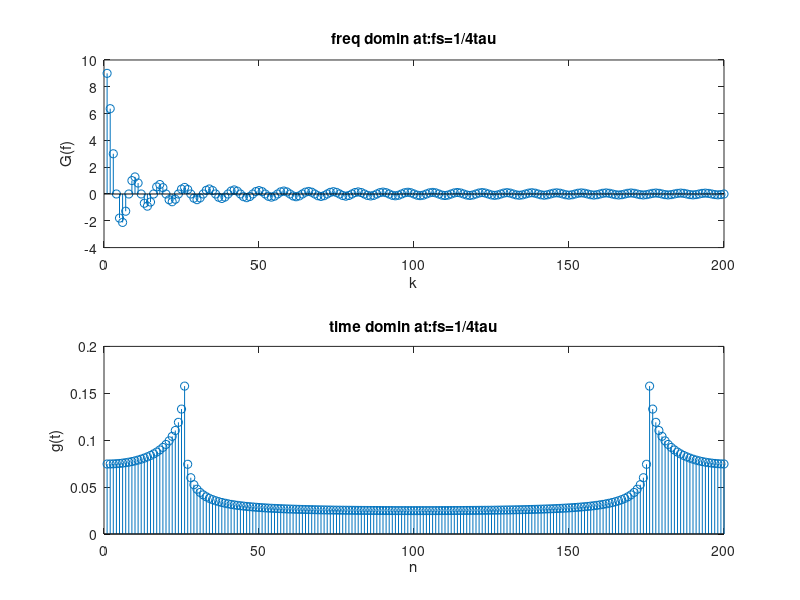
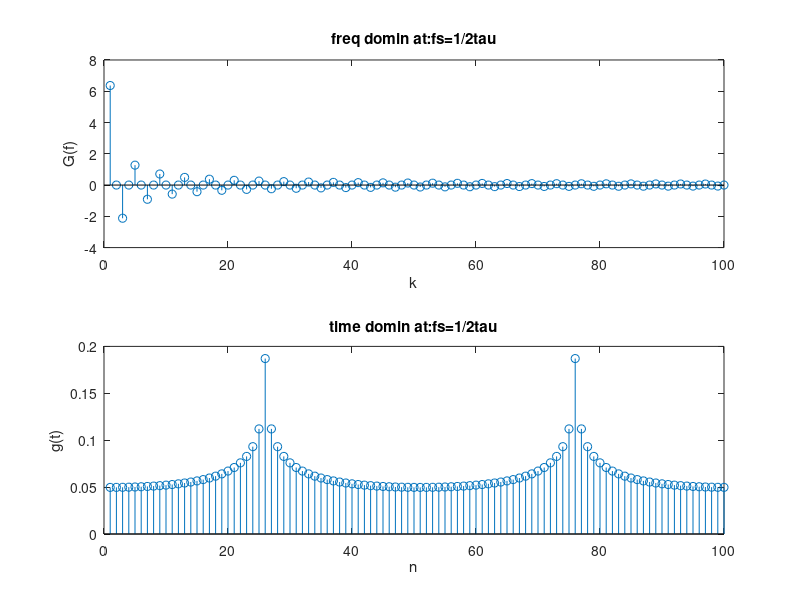
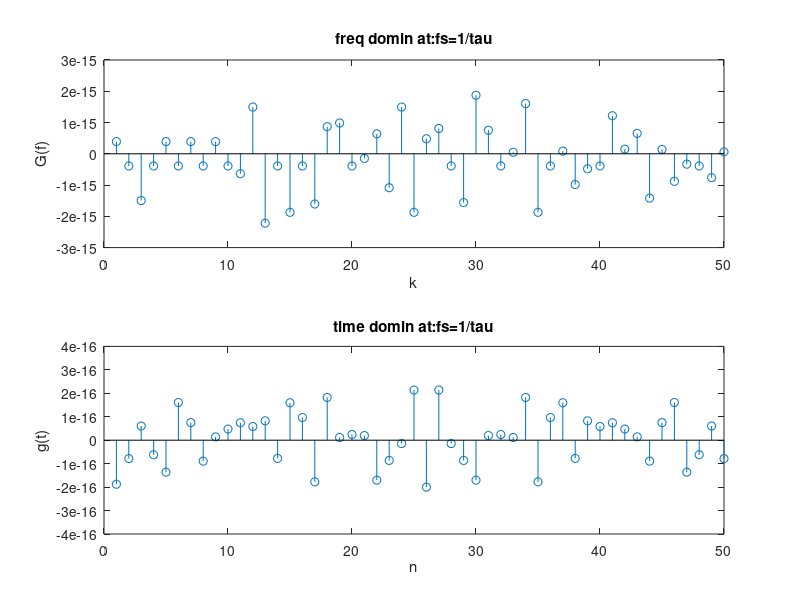

MATLAB code for these plots, in order:
clc
clear all
close all
warning off 
%For fs=1/(4*tau)
tau=10;
fs=1/(4*tau);
f=fs:fs:5;
G=tau*(sin(pi*f*tau)./(pi*f*tau));
figure(1)
subplot(2,1,1)
stem(G)
xlabel('k')
ylabel('G(f)')
title('freq domin at:fs=1/4tau')
g=ifft(G);
subplot(2,1,2)
stem(g)
xlabel('n')
ylabel('g(t)')
title('time domin at:fs=1/4tau')
%For fs=1/(2*tau)
tau=10;
fs=1/(2*tau);
f=fs:fs:5;
G=tau*(sin(pi*f*tau)./(pi*f*tau));
figure(2)
subplot(2,1,1)
stem(G)
xlabel('k')
ylabel('G(f)')
title('freq domin at:fs=1/2tau')
g=ifft(G);
subplot(2,1,2)
stem(g)
xlabel('n')
ylabel('g(t)')
title('time domin at:fs=1/2tau')
%For fs=1/(tau)
tau=10;
fs=1/(tau);
f=fs:fs:5;
G=tau*(sin(pi*f*tau)./(pi*f*tau));
figure(3)
subplot(2,1,1)
stem(G)
xlabel('k')
ylabel('G(f)')
title('freq domin at:fs=1/tau')
g=ifft(G);
subplot(2,1,2)
stem(g)
xlabel('n')
ylabel('g(t)')
title('time domin at:fs=1/tau')
